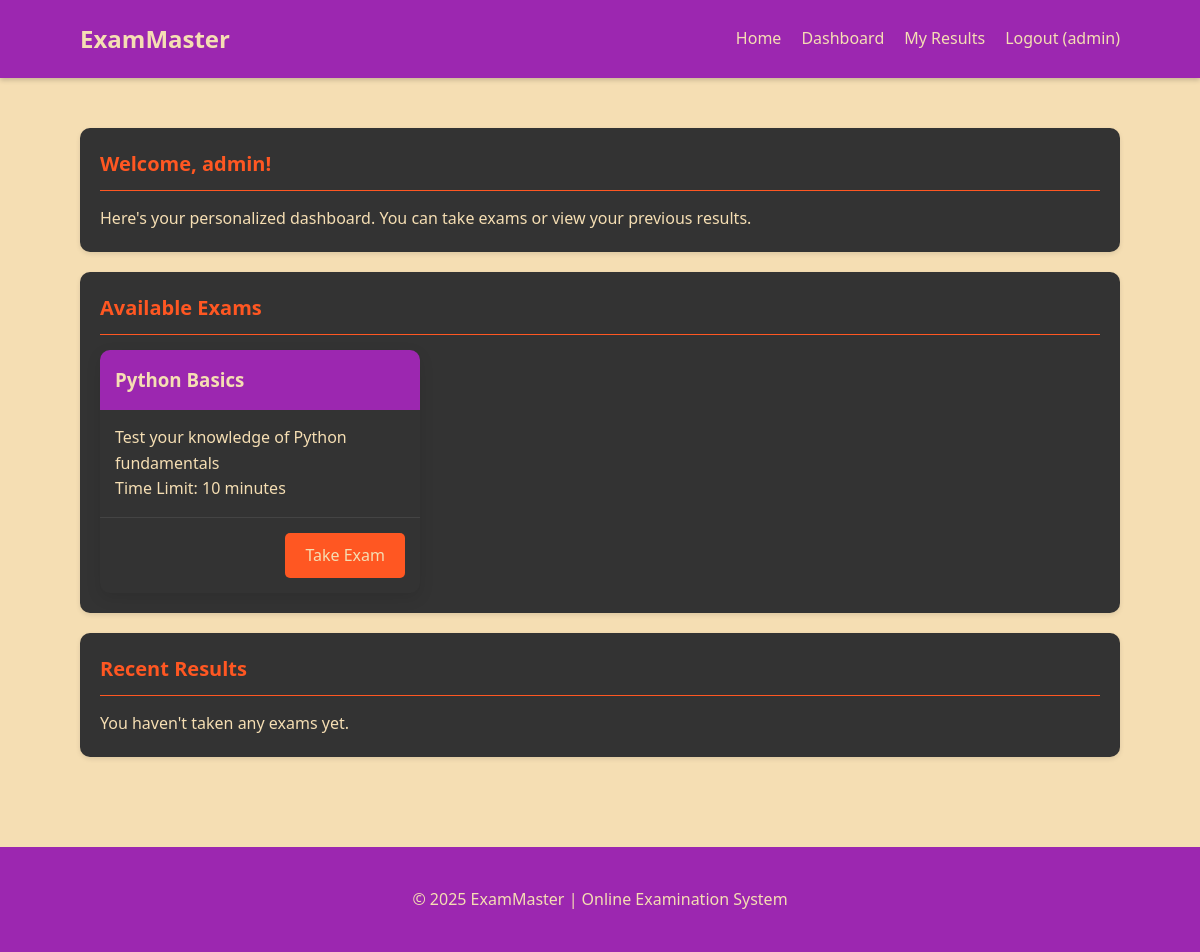
The app's page /dashboard (signed in) with its own data.
### tables this page shows
CREATE TABLE exams (
        id INTEGER PRIMARY KEY AUTOINCREMENT,
        title TEXT NOT NULL,
        description TEXT,
        time_limit INTEGER DEFAULT 30
    );

### app.py (the view)
@app.route('/dashboard')
def dashboard():
    if 'user_id' not in session:
        flash('Please login first!', 'error')
        return redirect(url_for('login'))
    conn = sqlite3.connect('exam_system.db')
    cursor = conn.cursor()
    cursor.execute('SELECT * FROM exams')
    exams = cursor.fetchall()
    cursor.execute('''
    SELECT r.id, e.title, r.score, r.total_questions, r.date_taken
    FROM results r
    JOIN exams e ON r.exam_id = e.id
    WHERE r.user_id = ?
    ORDER BY r.date_taken DESC
    ''', (session['user_id'],))
    results = cursor.fetchall()
    conn.close()
    return render_template('dashboard.html', exams=exams, results=results)

### templates/dashboard.html (shortened to what this page needs)
{% extends 'base.html' %}
{% block content %}
    <div class="card">
        <div class="card-header">
            <h2 class="card-title">Welcome, {{ session['username'] }}!</h2>
        </div>
        <div class="card-body">
            <p>Here's your personalized dashboard. You can take exams or view your previous results.</p>
        </div>
    </div>
    <div class="card">
        <div class="card-header">
            <h2 class="card-title">Available Exams</h2>
        </div>
        <div class="exam-list">
            {% for exam in exams %}
                <div class="exam-card">
                    <div class="exam-card-header">
                        <h3>{{ exam[1] }}</h3>
                    </div>
                    <div class="exam-card-body">
                        <p>{{ exam[2] }}</p>
                        <p>Time Limit: {{ exam[3] }} minutes</p>
                    </div>
                    <div class="exam-card-footer">
                        <a href="{{ url_for('take_exam', exam_id=exam[0]) }}" class="btn">Take Exam</a>
                    </div>
                </div>
            {% endfor %}
        </div>
    </div>
    <div class="card">
        <div class="card-header">
            <h2 class="card-title">Recent Results</h2>
        </div>
        <div class="card-body">
            {% if results %}
                <table class="result-table">
                    <thead>
                        <tr>
                            <th>Exam</th>
                            <th>Score</th>
                            <th>Date</th>
                        </tr>
                    </thead>
                    <tbody>
                        {% for result in results[:5] %}
                            <tr>
                                <td>{{ result[1] }}</td>
                                <td>{{ result[2] }}</td>
                                <td>{{ result[3] }}</td>
                            </tr>
                        {% endfor %}
                    </tbody>
                </table>
                <p style="margin-top: 15px;">
                    <a href="{{ url_for('view_results') }}" class="btn">View All Results</a>
                </p>
            {% else %}
                <p>You haven't taken any exams yet.</p>
            {% endif %}
        </div>
    </div>
{% endblock %}

### static/styles.css (style rules this page uses)
:root { --primary-color: #9c27b0; --secondary-color: #ff5722; --accent-color: #4caf50; --dark-color: #333333; --light-color: #f5deb3; --error-color: #f44336; --success-color: #4caf50; }
* { margin: 0; padding: 0; box-sizing: border-box; font-family: 'Segoe UI', Tahoma, Geneva, Verdana, sans-serif; }
body { background-color: var(--light-color); color: var(--dark-color); line-height: 1.6; }
.btn { display: inline-block; padding: 10px 20px; background-color: var(--secondary-color); color: var(--light-color); border: none; border-radius: 5px; cursor: pointer; text-decoration: none; font-weight: 500; transition: background-color 0.3s; }
.card { background-color: var(--dark-color); color: var(--light-color); border-radius: 10px; padding: 20px; margin-bottom: 20px; box-shadow: 0 2px 5px rgba(0, 0, 0, 0.1); }
.card-header { border-bottom: 1px solid var(--secondary-color); padding-bottom: 10px; margin-bottom: 15px; display: flex; justify-content: space-between; align-items: center; }
.card-title { font-size: 20px; color: var(--secondary-color); }
.exam-list { display: grid; grid-template-columns: repeat(auto-fill, minmax(300px, 1fr)); gap: 20px; }
.exam-card { background-color: var(--dark-color); border-radius: 10px; overflow: hidden; box-shadow: 0 5px 15px rgba(0, 0, 0, 0.1); transition: transform 0.3s; }
.exam-card-header { background-color: var(--primary-color); color: var(--light-color); padding: 15px; }
.exam-card-body { padding: 15px; color: var(--light-color); }
.exam-card-footer { padding: 15px; border-top: 1px solid #444; text-align: right; }

### records on screen
exams: title "Python Basics", description "Test your knowledge of Python fundamentals", time_limit "10"

### other values on screen
{{ session['username'] }} "admin"
